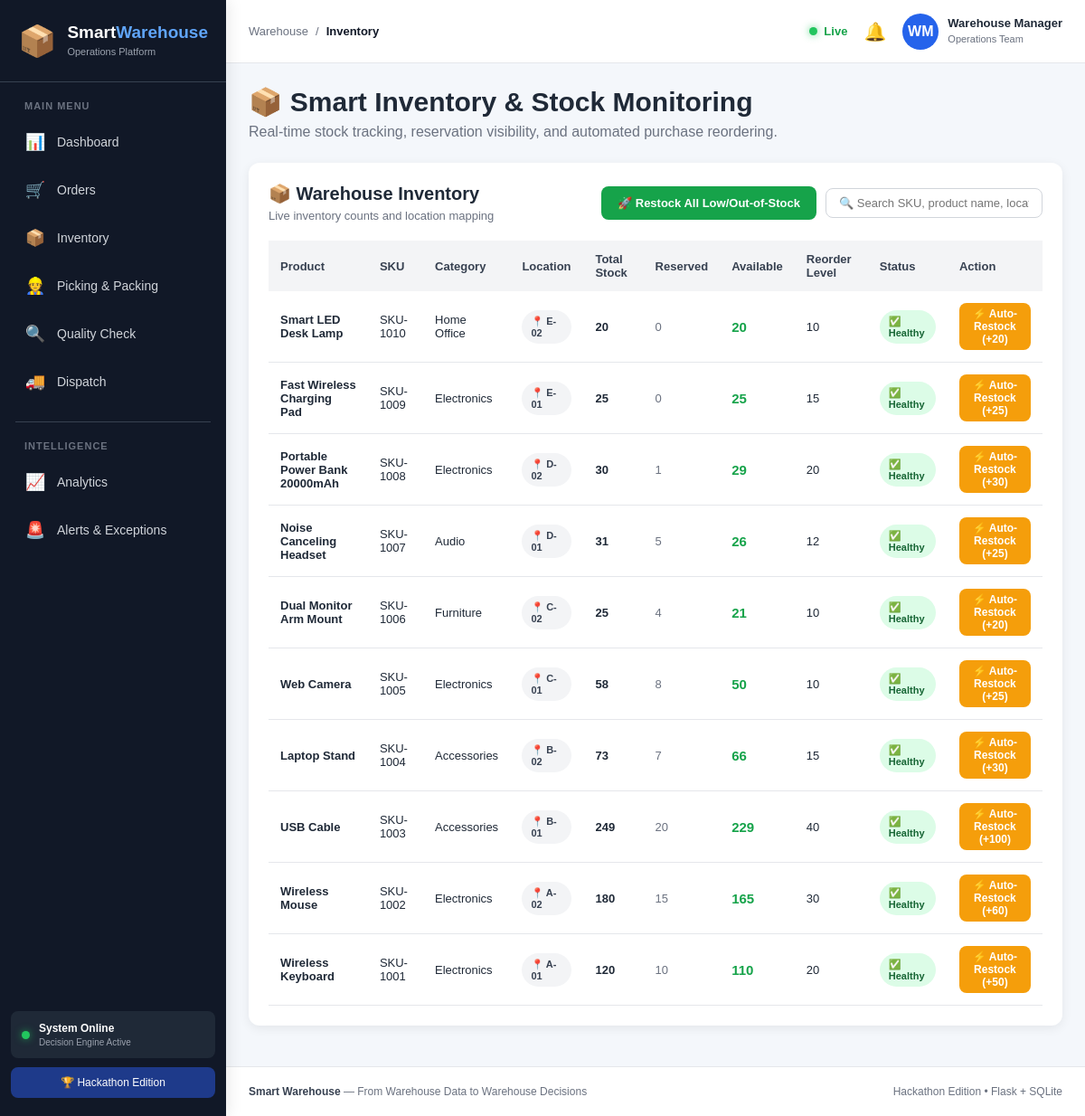
Page /inventory on the committed database.
### tables this page shows
CREATE TABLE products (
        id INTEGER PRIMARY KEY AUTOINCREMENT,
        sku TEXT UNIQUE NOT NULL,
        name TEXT NOT NULL,
        category TEXT NOT NULL,
        location TEXT NOT NULL,
        stock INTEGER NOT NULL DEFAULT 0,
        reserved INTEGER NOT NULL DEFAULT 0,
        reorder_level INTEGER NOT NULL DEFAULT 10,
        reorder_qty INTEGER NOT NULL DEFAULT 25,
        unit_cost REAL NOT NULL DEFAULT 0,
        damaged INTEGER NOT NULL DEFAULT 0
    );

### app.py (the view)
@app.route("/inventory")
def inventory():
    conn = get_db()
    products = conn.execute("""
        SELECT *, (stock - reserved) AS available
        FROM products
        ORDER BY id DESC
    """).fetchall()
    conn.close()
    return render_template(
        "inventory.html",
        products=products
    )

### app.py (called while the page is built)
def get_db():
    conn = sqlite3.connect(str(DB_PATH))
    conn.row_factory = sqlite3.Row
    conn.execute("PRAGMA foreign_keys = ON")
    return conn

### templates/inventory.html (shortened to what this page needs)
{% extends "base.html" %}
{% block breadcrumb %}Inventory{% endblock %}
{% block content %}
<div class="dashboard-page">
    <div class="page-header">
        <div>
            <h1>📦 Smart Inventory & Stock Monitoring</h1>
            <p>Real-time stock tracking, reservation visibility, and automated purchase reordering.</p>
        </div>
    </div>
    <div class="dashboard-card">
        <div class="card-header">
            <div>
                <h2>📦 Warehouse Inventory</h2>
                <p>Live inventory counts and location mapping</p>
            </div>
            <div style="display: flex; gap: 10px; align-items: center;">
                <form action="{{ url_for('restock_all_out_of_stock') }}" method="POST" style="margin: 0;">
                    <button type="submit" class="btn btn-success" style="font-size: 13px; font-weight: 600;">
                        🚀 Restock All Low/Out-of-Stock
                    </button>
                </form>
                <div class="search-box" style="margin-bottom: 0;">
                    <input type="text" class="search-input" placeholder="🔍 Search SKU, product name, location..." style="padding: 8px 14px; border-radius: 8px; border: 1px solid #d1d5db; font-size: 13px; width: 240px;">
                </div>
            </div>
        </div>
        {% if products %}
        <div class="table-wrapper">
            <table>
                <thead>
                    <tr>
                        <th>Product</th>
                        <th>SKU</th>
                        <th>Category</th>
                        <th>Location</th>
                        <th>Total Stock</th>
                        <th>Reserved</th>
                        <th>Available</th>
                        <th>Reorder Level</th>
                        <th>Status</th>
                        <th>Action</th>
                    </tr>
                </thead>
                <tbody>
                {% for item in products %}
                <tr>
                    <td><strong>{{ item["name"] }}</strong></td>
                    <td>{{ item["sku"] }}</td>
                    <td>{{ item["category"] }}</td>
                    <td><span class="badge low">📍 {{ item["location"] }}</span></td>
                    <td><strong>{{ item["stock"] }}</strong></td>
                    <td><span style="color: #6b7280;">{{ item["reserved"] }}</span></td>
                    <td>
                        <strong style="color: {% if item['available'] <= 5 %}#dc2626{% else %}#16a34a{% endif %}; font-size: 15px;">
                            {{ item["available"] }}
                        </strong>
                    </td>
                    <td>{{ item["reorder_level"] }}</td>
                    <td>
                        {% if item["stock"] <= item["reorder_level"] %}
                            <span class="badge badge-danger">⚠️ Low Stock</span>
                        {% else %}
                            <span class="badge badge-success">✅ Healthy</span>
                        {% endif %}
                    </td>
                    <td>
                        <form action="{{ url_for('reorder_product', product_id=item['id']) }}" method="POST" style="margin:0;">
                            <button type="submit" class="btn btn-warning" style="padding: 5px 10px; font-size: 12px; font-weight: 600;">
                                ⚡ Auto-Restock (+{{ item['reorder_qty'] or 25 }})
                            </button>
                        </form>
                    </td>
                </tr>
                {% endfor %}
                </tbody>
            </table>
        </div>
        {% else %}
        <div class="empty-state">
            <div class="icon">📦</div>
            <h2>No Inventory Data</h2>
            <p>No inventory records are currently available.</p>
        </div>
        {% endif %}
    </div>
</div>
{% endblock %}

### static/style.css (style rules this page uses)
* { margin: 0; padding: 0; box-sizing: border-box; }
html { scroll-behavior: smooth; }
body { font-family: Arial, Helvetica, sans-serif; background: #f4f7fb; color: #1f2937; min-height: 100vh; }
button { font-family: inherit; }
.dashboard-page { width: 100%; }
.page-header { display: flex; justify-content: space-between; align-items: center; margin-bottom: 25px; }
.page-header h1 { margin: 0; font-size: 30px; }
.page-header p { margin-top: 7px; color: #6b7280; }
.dashboard-card, .card, .inventory-card, .analytics-card, .order-card { background: white; border-radius: 12px; padding: 22px; box-shadow: 0 3px 12px rgba(0, 0, 0, 0.07); margin-bottom: 20px; }
.card-header { display: flex; justify-content: space-between; align-items: center; margin-bottom: 20px; }
.card-header h2 { font-size: 20px; margin: 0; }
.card-header p { color: #6b7280; margin-top: 5px; font-size: 13px; }
.table-wrapper { width: 100%; overflow-x: auto; }
table { width: 100%; border-collapse: collapse; }
th { background: #f3f4f6; color: #374151; padding: 13px; text-align: left; font-size: 13px; font-weight: 600; }
td { padding: 13px; border-bottom: 1px solid #e5e7eb; font-size: 13px; }
.badge, .status-badge, .status { display: inline-block; padding: 6px 10px; border-radius: 20px; font-size: 11px; font-weight: 600; }
.badge.low { background: #f3f4f6; color: #374151; }
.badge-success, .status.healthy { background: #dcfce7; color: #166534; }
.btn { display: inline-block; border: none; padding: 11px 18px; border-radius: 8px; cursor: pointer; font-weight: 600; font-size: 14px; transition: 0.2s; }
.btn-success { background: #16a34a; color: white; }
.btn-warning { background: #f59e0b; color: white; }
.form-control, input, select, textarea { width: 100%; padding: 11px 12px; border: 1px solid #d1d5db; border-radius: 8px; background: white; font-family: inherit; font-size: 14px; outline: none; }
.search-box { display: flex; align-items: center; gap: 10px; margin-bottom: 20px; }
.search-box input { max-width: 350px; }

### rows in the picture
products: name "Smart LED Desk Lamp", sku "SKU-1010", category "Home Office", location "E-02", stock "20", reserved "0", available "20", reorder_level "10", shows "✅ Healthy", reorder_qty "20"
products: name "Fast Wireless Charging Pad", sku "SKU-1009", category "Electronics", location "E-01", stock "25", reserved "0", available "25", reorder_level "15", shows "✅ Healthy", reorder_qty "25"
products: name "Portable Power Bank 20000mAh", sku "SKU-1008", category "Electronics", location "D-02", stock "30", reserved "1", available "29", reorder_level "20", shows "✅ Healthy", reorder_qty "30"
products: name "Noise Canceling Headset", sku "SKU-1007", category "Audio", location "D-01", stock "31", reserved "5", available "26", reorder_level "12", shows "✅ Healthy", reorder_qty "25"
products: name "Dual Monitor Arm Mount", sku "SKU-1006", category "Furniture", location "C-02", stock "25", reserved "4", available "21", reorder_level "10", shows "✅ Healthy", reorder_qty "20"
products: name "Web Camera", sku "SKU-1005", category "Electronics", location "C-01", stock "58", reserved "8", available "50", reorder_level "10", shows "✅ Healthy", reorder_qty "25"
products: name "Laptop Stand", sku "SKU-1004", category "Accessories", location "B-02", stock "73", reserved "7", available "66", reorder_level "15", shows "✅ Healthy", reorder_qty "30"
products: name "USB Cable", sku "SKU-1003", category "Accessories", location "B-01", stock "249", reserved "20", available "229", reorder_level "40", shows "✅ Healthy", reorder_qty "100"
products: name "Wireless Mouse", sku "SKU-1002", category "Electronics", location "A-02", stock "180", reserved "15", available "165", reorder_level "30", shows "✅ Healthy", reorder_qty "60"
products: name "Wireless Keyboard", sku "SKU-1001", category "Electronics", location "A-01", stock "120", reserved "10", available "110", reorder_level "20", shows "✅ Healthy", reorder_qty "50"
